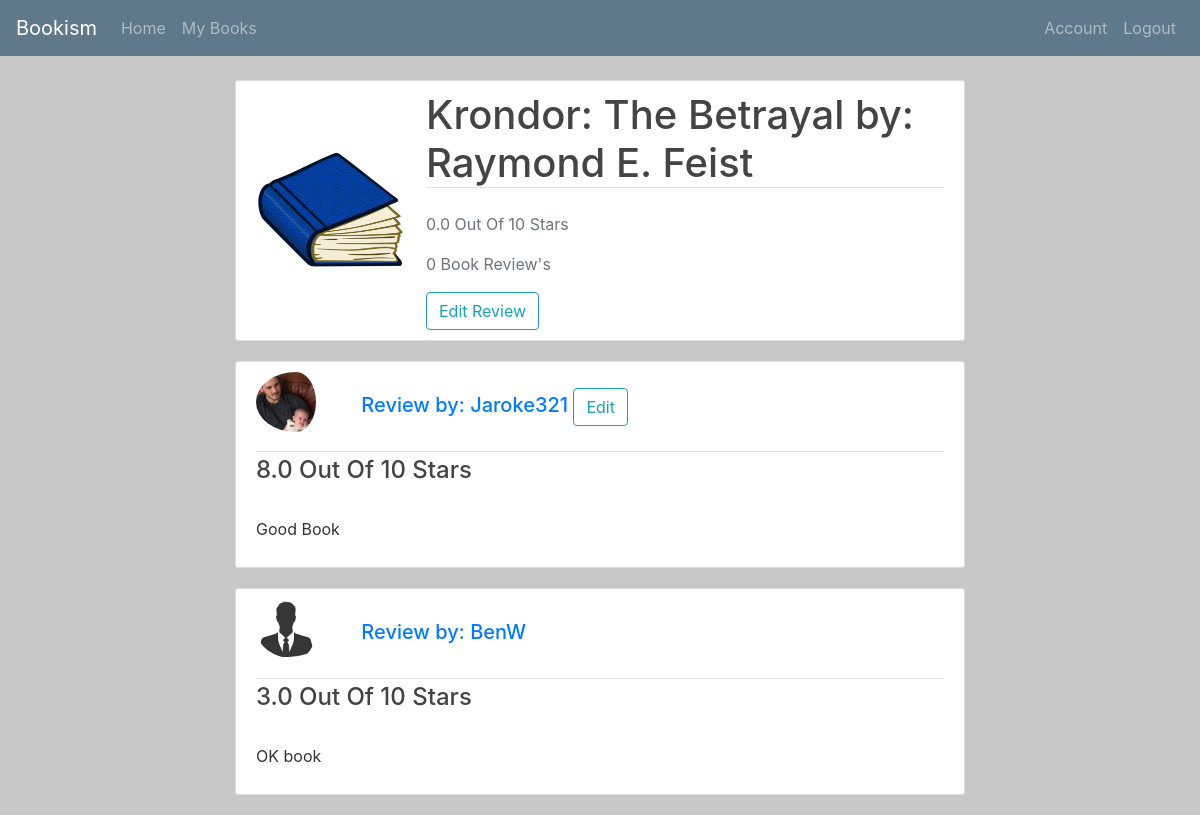
Before: /book/1 (signed in) with the older database file.
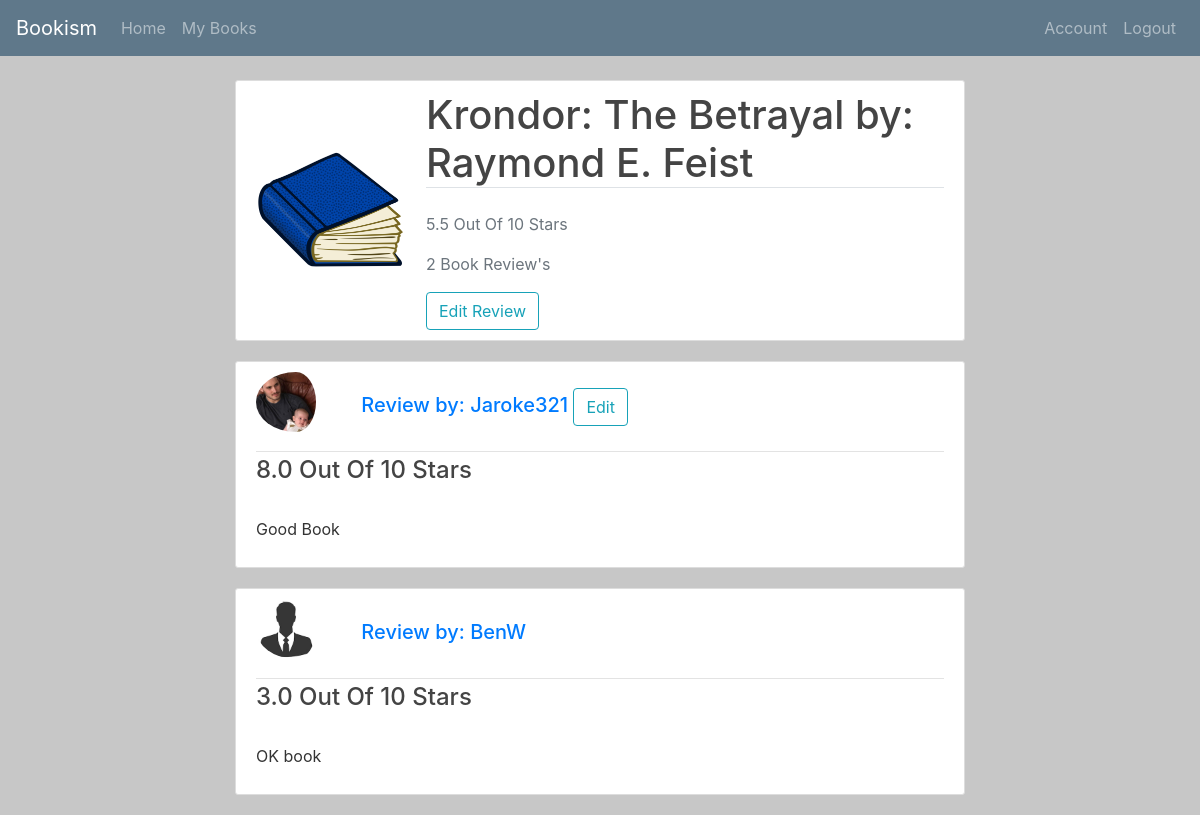
After: the same page with the newer database file.
### project1/models.py (models this page shows)
class Book(db.Model):
    id = db.Column(db.Integer, primary_key=True)
    isbn = db.Column(db.String(25), nullable=False)
    title = db.Column(db.String(50), nullable=False)
    author = db.Column(db.String(25), nullable=False)
    year = db.Column(db.Integer, nullable=False)
    count_ratings = db.Column(db.Integer)
    overall_rating = db.Column(db.Float)
    image_file = db.Column(db.String(20), nullable=False, default='default.jpg')
    reviews = db.relationship("Review", back_populates="books")

class Review(db.Model):
    book_id = db.Column(db.String(25), db.ForeignKey('book.id'), primary_key = True)
    user_id = db.Column(db.Integer, db.ForeignKey('user.id'), primary_key = True)
    username = db.Column(db.String(25), nullable=False)
    bookname = db.Column(db.String(50), nullable=False)
    timestamp = db.Column(db.DateTime, default=datetime.utcnow)
    review = db.Column(db.Text)
    rating = db.Column(db.Float)
    books = db.relationship("Book", back_populates="reviews")
    users = db.relationship("User", back_populates="reviews")

class User(db.Model, UserMixin):
    id = db.Column(db.Integer, primary_key=True)
    name = db.Column(db.String(25), nullable=False)
    password = db.Column(db.String(60), nullable=False)
    image_file = db.Column(db.String(20), nullable=False, default='default.jpg')
    reviews = db.relationship("Review", back_populates="users")

### project1/routes.py (the view)
@app.route("/book/<int:id>")
def book(id):
    book = Book.query.get(int(id)) # Get the book from the database
    img_file = url_for('static', filename=f'book_pics/{book.image_file}')
    reviewed = False  # used to see if the user has reviewed this book
    if Review.query.filter_by(book_id=id, user_id=current_user.id).first():
        reviewed = True
    return render_template('book.html', book=book, img=img_file,
        reviewed=reviewed)

### project1/models.py (called while the page is built)
@login_manager.user_loader
def load_user(user_id):
    return User.query.get(int(user_id))

### project1/templates/book.html (shortened to what this page needs)
{% extends "index.html" %}
{% block body %}
<div class="col-md-8 justify-content-center">
  <div class="container content-section">
    <div class="media align-items-center">
      <img src="{{ img }}" width="150">
      <div class="media-body review-body">
        <h2 class="border-bottom mb-4 account-heading">{{ book.title }} by: {{ book.author }}</h2>
        <p class="text-secondary">{{ book.overall_rating }} Out Of 10 Stars</p>
        <p class="text-secondary">{{ book.count_ratings }} Book Review's</p>
        {% if reviewed %}
          <a href="{{ url_for('review', id=book.id) }}" class="btn btn-outline-info">Edit Review</a>
        {% else %}
          <a class="btn btn-outline-info" href="{{ url_for('review', id=book.id) }}">Leave Review</a>
        {% endif %}
      </div>
    </div>
  </div>
{% for review in book.reviews %}
  <article class="media content-section">
    <div class="media-body">
      <div class="article-metadata">
        <h5 class="mr-2">
          <img src="/static/profile_pics/{{ review.users.image_file }}" class="rounded-circle review-pic" width="80">
          <a href="{{ url_for('users', id=review.user_id) }}">Review by: {{ review.username }}</a>
          {% if current_user.id == review.user_id %}
            <a class="btn btn-outline-info" href="{{ url_for('review', id=review.book_id) }}">Edit</a>
          {% endif %}
        </h5>
      </div>
      <h4 class="article-title">{{ review.rating }} Out Of 10 Stars</h4>
      <p class="article-content">
        {{ review.review }}
      </p>
    </div>
  </article>
{% endfor %}
</div>
{% endblock %}

### project1/templates/index.html (shortened to what this page needs)
<!DOCTYPE html>
<html>
  <head>
    <link rel="stylesheet" href="https://stackpath.bootstrapcdn.com/bootstrap/4.5.0/css/bootstrap.min.css"
>
    <link rel="stylesheet" type="text/css" href="{{ url_for('static', filename='main.css') }}">
  </head>
  <body>
    <nav class="navbar navbar-expand-lg navbar-dark bg-steel fixed-top">
      <a class="navbar-brand" href="/">Bookism</a>
      <div class="collapse navbar-collapse" id="navbarNav">
        <ul class="navbar-nav">
          <li class="nav-item">
            <a class="nav-link" href="{{ url_for('index') }}">Home</a>
          </li>
          <li class="nav-item">
            <a class="nav-link" href="{{ url_for('users', id=current_user.id) }}">My Books</a>
          </li>
        </ul>
      </div>
      <div class="navbar-nav">
        {% if current_user.is_authenticated %}
          <a class="nav-item nav-link" href="{{ url_for('profile') }}">Account</a>
          <a class="nav-item nav-link" href="{{ url_for('logout') }}">Logout</a>
        {% else %}
          <a class="nav-item nav-link" href="{{ url_for('login') }}">Login</a>
          <a class="nav-item nav-link" href="{{ url_for('register') }}">Register</a>
        {% endif %}
      </div>
    </nav>
    <main role="main" class="container bg-main">
      <div class="row justify-content-center">
          {% block body %}{% endblock %}
      </div>
    </main>
  </body>
</html>

### project1/static/main.css (style rules this page uses)
body { background-color: #c7c7c7; color: #333333; margin-top: 5rem; }
h1, h2, h3, h4, h5, h6 { color: #444444; }
.bg-steel { background-color: #5f788a; }
.content-section { background: #ffffff; padding: 10px 20px; border: 1px solid #dddddd; border-radius: 3px; margin-bottom: 20px; }
.article-title { color: #444444; }
.article-content { white-space: pre-line; }
.article-metadata { padding-bottom: 1px; margin-bottom: 4px; border-bottom: 1px solid #e3e3e3 }
.account-heading { font-size: 2.5rem; }
.review-body { margin-left: 20px; }
.review-pic { margin-bottom: 10px; margin-right: 20px; padding-right: 20px; }

Changed rows visible on the page:
changed Book "Krondor: The Betrayal": overall_rating "0.0" → "5.5"; count_ratings "0" → "2"
